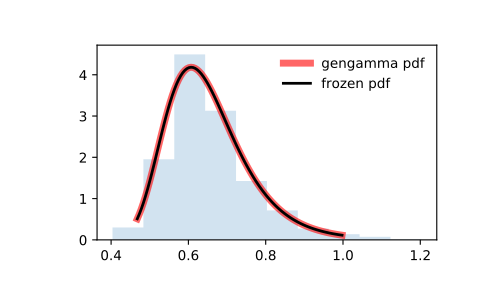

Write the Python code that produced this figure.
from scipy.stats import gengamma
import matplotlib.pyplot as plt
fig, ax = plt.subplots(1, 1)

# Calculate a few first moments:

a, c = 4.42, -3.12
mean, var, skew, kurt = gengamma.stats(a, c, moments='mvsk')

# Display the probability density function (``pdf``):

x = np.linspace(gengamma.ppf(0.01, a, c),
                gengamma.ppf(0.99, a, c), 100)
ax.plot(x, gengamma.pdf(x, a, c),
       'r-', lw=5, alpha=0.6, label='gengamma pdf')

# Alternatively, the distribution object can be called (as a function)
# to fix the shape, location and scale parameters. This returns a "frozen"
# RV object holding the given parameters fixed.

# Freeze the distribution and display the frozen ``pdf``:

rv = gengamma(a, c)
ax.plot(x, rv.pdf(x), 'k-', lw=2, label='frozen pdf')

# Check accuracy of ``cdf`` and ``ppf``:

vals = gengamma.ppf([0.001, 0.5, 0.999], a, c)
np.allclose([0.001, 0.5, 0.999], gengamma.cdf(vals, a, c))
# True

# Generate random numbers:

r = gengamma.rvs(a, c, size=1000)

# And compare the histogram:

ax.hist(r, density=True, histtype='stepfilled', alpha=0.2)
ax.legend(loc='best', frameon=False)
plt.show()
